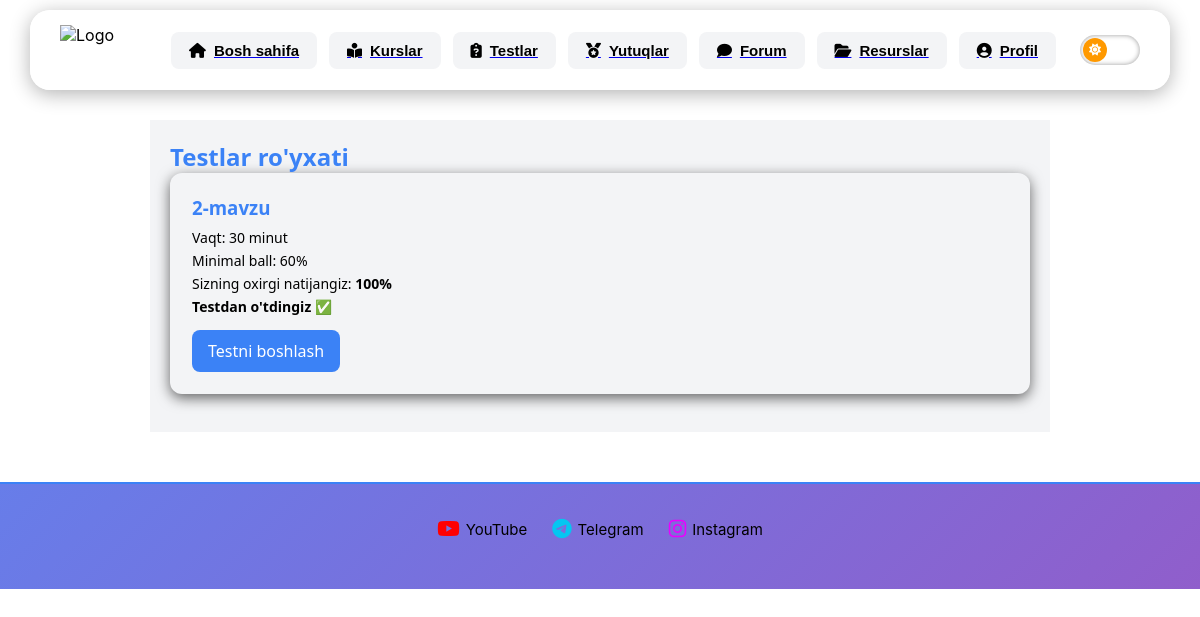
Before: /student/tests (signed in) with the older database file.
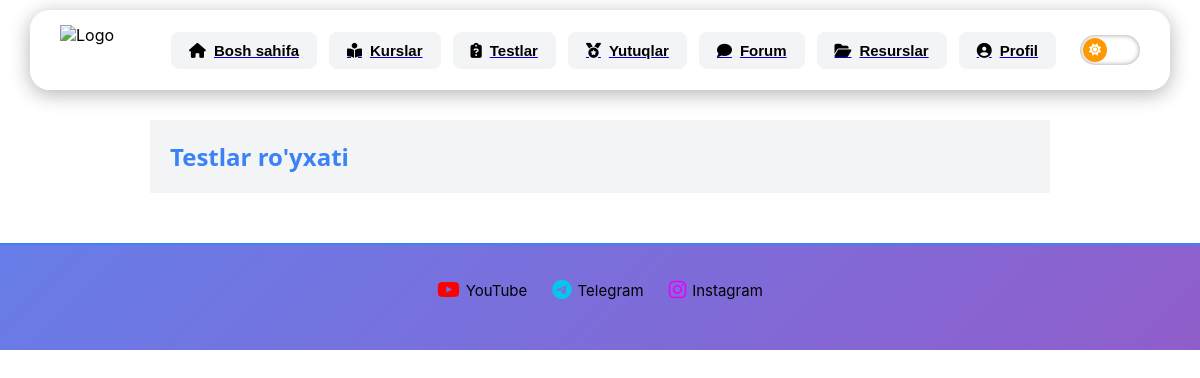
After: the same page with the newer database file.
### tables this page shows
CREATE TABLE tests(
    id INTEGER PRIMARY KEY AUTOINCREMENT,
    name TEXT NOT NULL,
    title TEXT,
    time INTEGER NOT NULL,
    min_score INTEGER NOT NULL,
    openness TEXT DEFAULT 'open'
);

CREATE TABLE exams(
    id INTEGER PRIMARY KEY AUTOINCREMENT,
    user_id INTEGER NOT NULL,
    test_id INTEGER NOT NULL,
    score INTEGER,
    FOREIGN KEY(user_id)
        REFERENCES users(id)
        ON DELETE CASCADE,
    FOREIGN KEY(test_id)
        REFERENCES tests(id)
        ON DELETE CASCADE
);

### routes/student.py (the view)
@bp.route("/tests")
def tests():
    user_id = session.get("user_id")
    if not user_id:
        return redirect("/login")
    db = get_db()
    cur = db.cursor()
    tests = cur.execute("""
        SELECT *
        FROM tests
        WHERE openness='open'
        ORDER BY id DESC
    """).fetchall()
    test_results = {}
    for t in tests:
        res = cur.execute("""
            SELECT *
            FROM exams
            WHERE user_id=? AND test_id=?
            ORDER BY id DESC
            LIMIT 1
        """,(user_id, t["id"])).fetchone()
        if res:
            test_results[t["id"]] = res
    return render_template(
        "student/tests.html",
        tests=tests,
        test_results=test_results
    )

### routes/student.py (called while the page is built)
@bp.before_request
def require_login():
    open_routes = [
        "student.student_dashboard",
        "student.student_courses"
    ]
    if request.endpoint in open_routes:
        return
    if "user_id" not in session:
        return redirect(url_for('auth.login', next=request.path))

def get_db():
    conn = sqlite3.connect("database.db")
    conn.row_factory = sqlite3.Row
    return conn

### templates/student/tests.html (shortened to what this page needs)
{% extends "base.html" %}
{% block content %}
<div class="test-list">
<h2>Testlar ro'yxati</h2>
{% for t in tests %}
<div class="test-item">
<h3>{{ t['name'] }}</h3>
<p>Vaqt: {{ t['time'] }} minut</p>
<p>Minimal ball: {{ t['min_score'] }}%</p>
{% if test_results.get(t['id']) %}
{% set res = test_results[t['id']] %}
<p>Sizning oxirgi natijangiz: <b>{{ res['score'] }}%</b></p>
{% if res['score'] >= t['min_score'] %}
<p class="passed">Testdan o'tdingiz ✅</p>
{% else %}
<p class="failed">Minimal ballga yetmadingiz ❌</p>
<a class="button"
href="{{ url_for('student.start_test', test_id=t['id']) }}">
Qayta topshirish
</a>
{% endif %}
{% else %}
<p>Siz hali test ishlamagansiz</p>
{% endif %}
<a class="button"
href="{{ url_for('student.start_test', test_id=t['id']) }}">
Testni boshlash
</a>
</div>
{% endfor %}
</div>
{% endblock %}

Changed rows visible on the page:
no longer on this page (row edited): tests: name "2-mavzu", time "30", min_score "60", shows "Testdan o'tdingiz ✅"
no longer on this page (row unchanged): exams: score "100"
